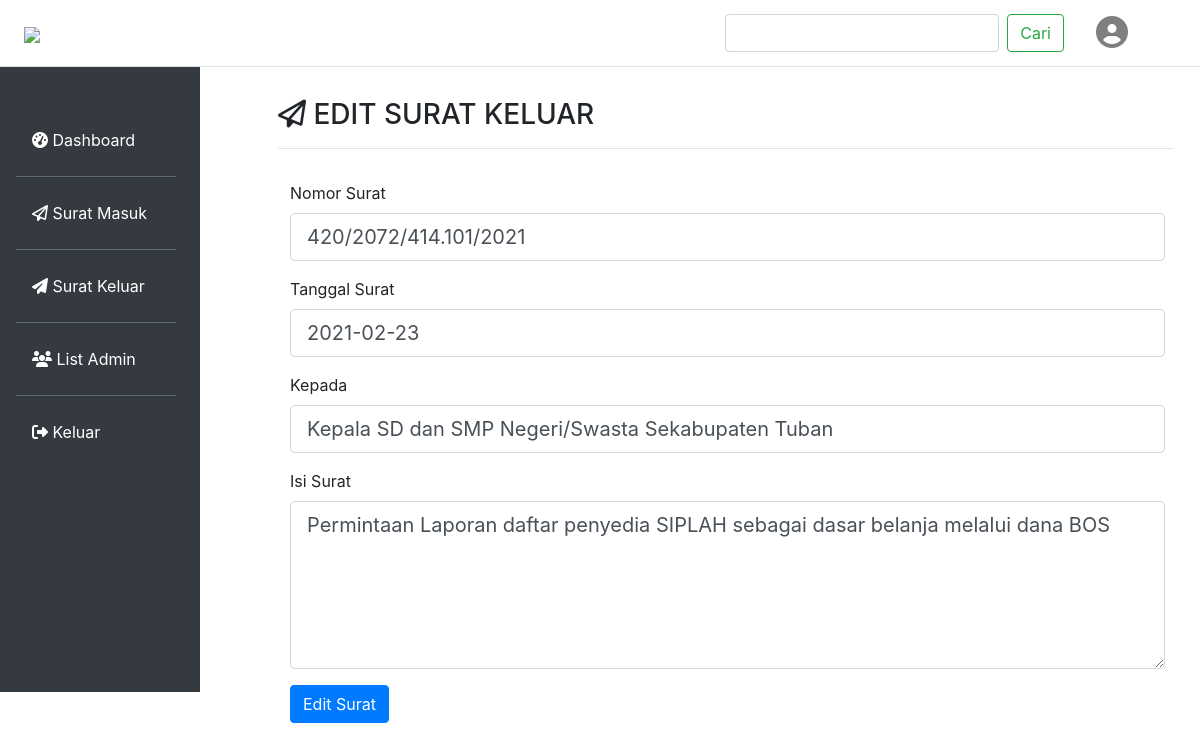
/surkeledit.php (signed in), run on the app's committed database.
### tables this page shows
CREATE TABLE `surat_keluar` (
  `id_suratkeluar` int(4) NOT NULL,
  `nmr_surat` varchar(50) NOT NULL,
  `tgl_surat` date NOT NULL,
  `surat_ke` varchar(500) NOT NULL,
  `isi` varchar(1000) NOT NULL,
  `id_pengguna` int(4) NOT NULL
);

### surkeledit.php (the view, shortened to what this page needs)
<!doctype html>
<html lang="en">
  <head>
    <link rel="stylesheet" href="css/bootstrap.min.css">
	<link rel="stylesheet" href="style.css">
  </head>
  <body>
	<div class="row no-gutters pr-3">
		<?php
		include('menu.php');
        include('sambungan.php');
	    ?>
		<div class="left col-md-10 p-3 mt-3">
			<div class="mt-2 ml-5 pt-2 pl-1 mr-2"><h3><i class="far fa-paper-plane"></i> EDIT SURAT KELUAR</h3> <hr></div>
            <div class="ml-5 pl-1 p-3">
                <?php
					$sql = 'SELECT* FROM surat_keluar';
					$query = mysqli_query($conn, $sql);
                    $row = mysqli_fetch_array($query);
                echo'<form action="surmasedit.php" method="POST">
                    <div class="form-group">
                        <label>Nomor Surat </label>
                        <input type="text" name="nomor_surat" class="form-control form-control-lg" value="'.$row['nmr_surat'].'">
                    </div>
                    <div class="form-group">
                        <label>Tanggal Surat</label>
                        <input type="text" name="tanggal_surat" class="form-control form-control-lg" value="'.$row['tgl_surat'].'">
                    </div>
                    <div class="form-group">
                        <label>Kepada </label>
                        <input type="text" name="pengirim" class="form-control form-control-lg" value="'.$row['surat_ke'].'">
                    </div>
                    <div class="form-group">
                        <label>Isi Surat</label><br/>
                        <textarea type="text" name="isi" class="form-control form-control-lg" rows="5">'.$row['isi'].'</textarea>
                    </div>
                    <input class="btn btn-primary" type="submit" name="Submit" value="Edit Surat">
                </form>';
                ?>
            </div>
		</div>
	</div>
    <?php
		include('headadmin.php');
	?>
  </body>
</html>

### style.css (style rules this page uses)
body { margin-top: 50px; background: white; }
.left { margin-left: 210px; }

### data on the page
surat_keluar: nomor_surat "420/2072/414.101/2021", tanggal_surat "2021-02-23", pengirim "Kepala SD dan SMP Negeri/Swasta Sekabupaten Tuban", isi "Permintaan Laporan daftar penyedia SIPLAH sebagai dasar belanja melalui dana BOS"
